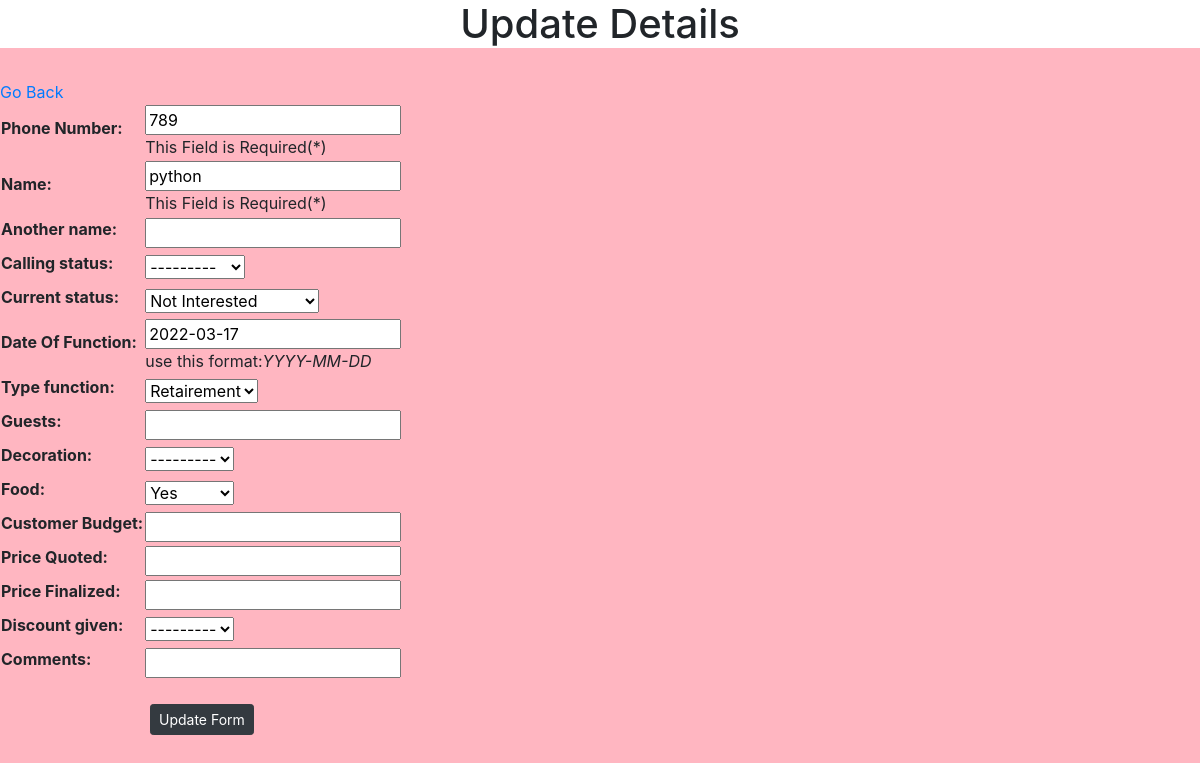
Page /WA/Report/WA/update/32 on the committed database.
### WebApp/models.py (models this page shows)
class Web_Model(models.Model):
    id=models.AutoField(primary_key=True)
    Phone_Number=models.PositiveIntegerField(unique=True,help_text=" This Field is Required(*)")
    Name=models.CharField(max_length=30,help_text=" This Field is Required(*)")
    Another_name=models.CharField(max_length=30,blank=True)
    choises=('Follow-Up','Follow-Up'),('New','New')
    Calling_status=models.CharField(max_length=20,choices=choises,blank=True)
    roles=('Follow Up','Follow-Up'),('Booked SomeWhere','Booked Somewhere'),('Not Interested','Not Interested'),('Need Something','Need Something'),('GH Booking','GH Booking')
    Current_status=models.CharField(max_length=20,choices=roles,blank=True)
    Date_Of_Function=models.DateField(blank=True,null=True,help_text='use this format:<em>YYYY-MM-DD</em>')
    options=('Wedding','Wedding'),('Prewedding','Prewedding'),('Retairement','Retairement'),('Shooting','Shooting'),('Mics','Mics')
    type_function=models.CharField(max_length=20,choices=options,blank=True)
    Guests=models.PositiveIntegerField(blank=True,null=True)
    Dec_choises=('Yes','Yes'),('No','No')
    Decoration=models.CharField(max_length=10,choices=Dec_choises,blank=True)
    Food_choises=('Yes','Yes'),('No','No')
    Food=models.CharField(max_length=10,choices=Food_choises,blank=True)
    Customer_Budget=models.CharField(max_length=10,blank=True)
    Price_Quoted=models.CharField(max_length=30,blank=True)
    Price_Finalized=models.CharField(max_length=30,blank=True)
    Discount=('Yes','Yes'),('No','No')
    Discount_given=models.CharField(max_length=10,choices=Discount,blank=True)
    Comments=models.CharField(max_length=100,blank=True)
    Added_Into_System=models.DateTimeField(auto_now=True)

### WebApp/views.py (the view, shortened to what this page needs)
# urls.py: path('Report/WA/update/<int:id>',Update),
def Update(request,id):
    Form_data=Web_Model.objects.get(id=id)
    update_form=Web_Modelform(instance=Form_data)
    update_data={'update_form':update_form}
    return render(request,'update.html',update_data)

### WebApp/forms.py
class Web_Modelform(forms.ModelForm):
    class Meta:
        model=Web_Model
        fields='__all__'

### templates/update.html (shortened to what this page needs)
<!DOCTYPE html>
<html lang="en">
<head>
    <link rel="stylesheet" href="https://maxcdn.bootstrapcdn.com/bootstrap/4.0.0/css/bootstrap.min.css">
</head>
<body style="background-color:lightpink;">
    <h1 style="background-color: white; text-align: center;">
    Update Details
    </h1><br>
    <a href="http://127.0.0.1:8000/WA/Report/">Go Back</a>
    <form method="POST">
        <table>
            {{update_form.as_table}}
        </table><br>
        <button name="submit" value="submit" class="btn btn-dark btn-sm" style="position: absolute;left: 150px;">Update Form</button>
    </form>
</body>
</html>

### rows in the picture
Web_Model: Phone_Number "789", Name "python", Calling_status "---------", Current_status "Not Interested", Date_Of_Function "2022-03-17", type_function "Retairement", Decoration "---------", Food "Yes", Discount_given "---------"
